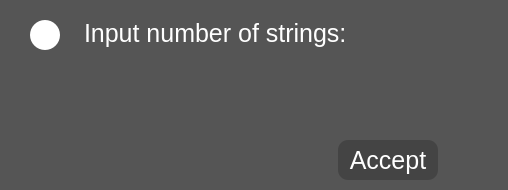
<?xml version="1.0" encoding="UTF-8"?>
<ui version="4.0">
 <class>MessageWindow</class>
 <widget class="QMainWindow" name="MessageWindow">
  <property name="geometry">
   <rect>
    <x>0</x>
    <y>0</y>
    <width>508</width>
    <height>190</height>
   </rect>
  </property>
  <property name="minimumSize">
   <size>
    <width>300</width>
    <height>0</height>
   </size>
  </property>
  <property name="maximumSize">
   <size>
    <width>10000</width>
    <height>10000</height>
   </size>
  </property>
  <property name="windowTitle">
   <string>MainWindow</string>
  </property>
  <property name="toolTipDuration">
   <number>-4</number>
  </property>
  <property name="styleSheet">
   <string notr="true">QMainWindow, QWidget {
background-color: #555;
color: #FFF;
font-family: Arial;
font-size: 25px;
border-radius: 10px
}
QPushButton {
background-color: #444;
}
QPushButton:hover {
background-color: #666;
}</string>
  </property>
  <widget class="QWidget" name="centralwidget">
   <layout class="QGridLayout" name="gridLayout">
    <property name="leftMargin">
     <number>0</number>
    </property>
    <property name="topMargin">
     <number>0</number>
    </property>
    <property name="rightMargin">
     <number>0</number>
    </property>
    <property name="bottomMargin">
     <number>0</number>
    </property>
    <property name="spacing">
     <number>0</number>
    </property>
    <item row="0" column="0" colspan="2">
     <widget class="QFrame" name="frame_2">
      <property name="minimumSize">
       <size>
        <width>300</width>
        <height>0</height>
       </size>
      </property>
      <property name="frameShape">
       <enum>QFrame::StyledPanel</enum>
      </property>
      <property name="frameShadow">
       <enum>QFrame::Raised</enum>
      </property>
      <layout class="QHBoxLayout" name="horizontalLayout_2">
       <property name="spacing">
        <number>0</number>
       </property>
       <property name="leftMargin">
        <number>0</number>
       </property>
       <property name="topMargin">
        <number>0</number>
       </property>
       <property name="rightMargin">
        <number>0</number>
       </property>
       <property name="bottomMargin">
        <number>0</number>
       </property>
       <item>
        <widget class="QFrame" name="frame_3">
         <property name="minimumSize">
          <size>
           <width>70</width>
           <height>0</height>
          </size>
         </property>
         <property name="maximumSize">
          <size>
           <width>70</width>
           <height>16777215</height>
          </size>
         </property>
         <property name="layoutDirection">
          <enum>Qt::LeftToRight</enum>
         </property>
         <property name="frameShape">
          <enum>QFrame::StyledPanel</enum>
         </property>
         <property name="frameShadow">
          <enum>QFrame::Raised</enum>
         </property>
         <layout class="QVBoxLayout" name="verticalLayout">
          <property name="spacing">
           <number>0</number>
          </property>
          <property name="leftMargin">
           <number>30</number>
          </property>
          <property name="topMargin">
           <number>0</number>
          </property>
          <property name="rightMargin">
           <number>0</number>
          </property>
          <property name="bottomMargin">
           <number>70</number>
          </property>
          <item>
           <widget class="QFrame" name="symbol">
            <property name="minimumSize">
             <size>
              <width>30</width>
              <height>30</height>
             </size>
            </property>
            <property name="maximumSize">
             <size>
              <width>30</width>
              <height>30</height>
             </size>
            </property>
            <property name="styleSheet">
             <string notr="true">background-color: #FFF;
border-radius: 15px;</string>
            </property>
            <property name="frameShape">
             <enum>QFrame::StyledPanel</enum>
            </property>
            <property name="frameShadow">
             <enum>QFrame::Raised</enum>
            </property>
           </widget>
          </item>
         </layout>
        </widget>
       </item>
       <item>
        <widget class="QTextEdit" name="message">
         <property name="minimumSize">
          <size>
           <width>0</width>
           <height>140</height>
          </size>
         </property>
         <property name="maximumSize">
          <size>
           <width>16777215</width>
           <height>140</height>
          </size>
         </property>
         <property name="styleSheet">
          <string notr="true">padding: 15px 10px;</string>
         </property>
         <property name="readOnly">
          <bool>true</bool>
         </property>
         <property name="html">
          <string>&lt;!DOCTYPE HTML PUBLIC &quot;-//W3C//DTD HTML 4.0//EN&quot; &quot;http://www.w3.org/TR/REC-html40/strict.dtd&quot;&gt;
&lt;html&gt;&lt;head&gt;&lt;meta name=&quot;qrichtext&quot; content=&quot;1&quot; /&gt;&lt;style type=&quot;text/css&quot;&gt;
p, li { white-space: pre-wrap; }
&lt;/style&gt;&lt;/head&gt;&lt;body style=&quot; font-family:'Arial'; font-size:25px; font-weight:400; font-style:normal;&quot;&gt;
&lt;p style=&quot; margin-top:0px; margin-bottom:0px; margin-left:0px; margin-right:0px; -qt-block-indent:0; text-indent:0px;&quot;&gt;&lt;span style=&quot; font-size:25px;&quot;&gt;Input number of strings:&lt;/span&gt;&lt;/p&gt;&lt;/body&gt;&lt;/html&gt;</string>
         </property>
        </widget>
       </item>
      </layout>
     </widget>
    </item>
    <item row="1" column="0" colspan="2">
     <widget class="QFrame" name="frame_8">
      <property name="minimumSize">
       <size>
        <width>100</width>
        <height>50</height>
       </size>
      </property>
      <property name="frameShape">
       <enum>QFrame::StyledPanel</enum>
      </property>
      <property name="frameShadow">
       <enum>QFrame::Raised</enum>
      </property>
      <layout class="QHBoxLayout" name="horizontalLayout_3" stretch="0,0">
       <property name="spacing">
        <number>100</number>
       </property>
       <property name="leftMargin">
        <number>0</number>
       </property>
       <property name="topMargin">
        <number>0</number>
       </property>
       <property name="rightMargin">
        <number>0</number>
       </property>
       <property name="bottomMargin">
        <number>10</number>
       </property>
       <item>
        <widget class="QFrame" name="frame">
         <property name="maximumSize">
          <size>
           <width>100</width>
           <height>40</height>
          </size>
         </property>
         <property name="frameShape">
          <enum>QFrame::StyledPanel</enum>
         </property>
         <property name="frameShadow">
          <enum>QFrame::Raised</enum>
         </property>
        </widget>
       </item>
       <item>
        <widget class="QPushButton" name="acceptButton">
         <property name="maximumSize">
          <size>
           <width>100</width>
           <height>40</height>
          </size>
         </property>
         <property name="styleSheet">
          <string notr="true"/>
         </property>
         <property name="text">
          <string>Accept</string>
         </property>
        </widget>
       </item>
      </layout>
     </widget>
    </item>
   </layout>
  </widget>
  <action name="aMoreOptions">
   <property name="text">
    <string>More Options</string>
   </property>
  </action>
  <action name="actionGo_Premium">
   <property name="text">
    <string>Go Premium</string>
   </property>
  </action>
  <action name="actionDonate">
   <property name="text">
    <string>Donate</string>
   </property>
  </action>
  <action name="aSaveConfig">
   <property name="text">
    <string>Save config</string>
   </property>
  </action>
  <action name="aRestoreConfig">
   <property name="text">
    <string>Restore config</string>
   </property>
  </action>
  <action name="aDeleteConfig">
   <property name="text">
    <string>Delete config</string>
   </property>
  </action>
  <action name="aResetDefault">
   <property name="text">
    <string>Reset default</string>
   </property>
  </action>
 </widget>
 <resources/>
 <connections/>
</ui>
